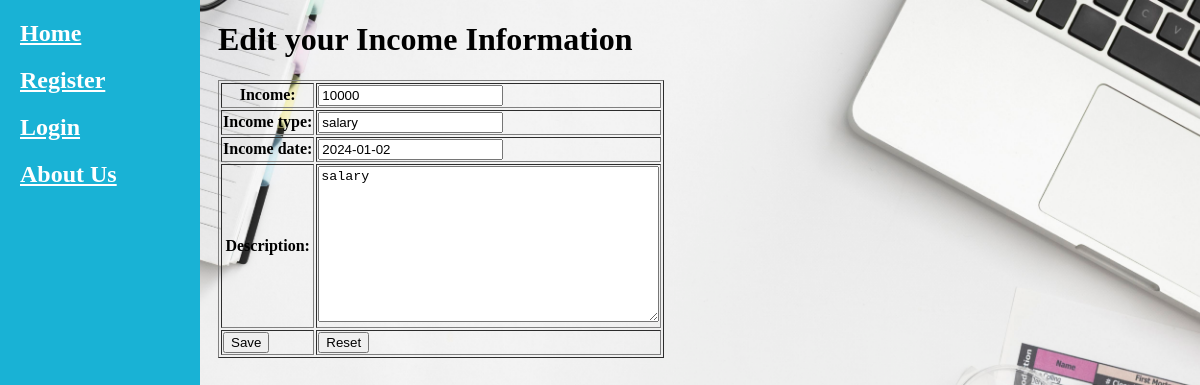
The app's page /inc-edit/18 with its own data.
### income/models.py (models this page shows)
class Income(models.Model):
    income=models.IntegerField()
    income_type=models.CharField(max_length=30)
    income_date=models.DateField()
    description=models.TextField(max_length=300)
    user=models.ForeignKey(User,on_delete=models.CASCADE)
    class Meta:
        db_table="income"

### income/views.py (the view)
# urls.py: path("edit/<int:id>",v.editIncome,name="edit")
def editIncome(request,id):
    uid = request.session.get("uid")
    instance = Income.objects.get(id=id)
    if request.method == 'POST':
        form = IncomeForm(request.POST, instance=instance)
        if form.is_valid():
            income_obj = form.save(commit=False)
            income_obj.user = User.objects.get(id=uid)
            income_obj.save()
            return redirect("/")
    else:
        print(instance)
        form = IncomeForm(instance=instance)
    context = {'form': form}
    return render(request, "editincome.html", context)

### income/models.py
class IncomeForm(forms.ModelForm):
    class Meta:
        model=Income
        exclude = ['user']

### income/templates/editincome.html (shortened to what this page needs)
<!DOCTYPE html>
<html lang="en">
  <head>
  </head>
  <body>
    {%extends 'sidebar.html' %} {%block body%}
    <h1>Edit your Income Information</h1>
    <form method="post">
      <table border="1">
        {{form.as_table}}
        <tr>
            <td><input type="submit" value="Save" /></td>
            <td><input type="reset" value="Reset" /></td>
          </tr>
      </table>
    </form>
    {%endblock%}

### records on screen
Income: income "10000", income_type "salary", income_date "2024-01-02", description "salary"
